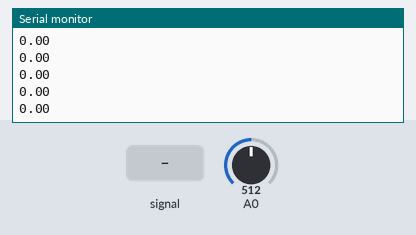
Recording of a sketch running on a simulated ESP8266 (Wemos D1 mini). Shown: the last lines printed to the serial monitor. The test bench sets the inputs (shaded band); at power-on: A0 = 512. WiFi joins after 1.5 s; servers stay silent unless stated; no MQTT or app messages arrive unless stated.

Above: at 2.7 s.
2.8 s: A0 fed a 200 Hz sine of ±81 counts around its level
At 2.81 s:
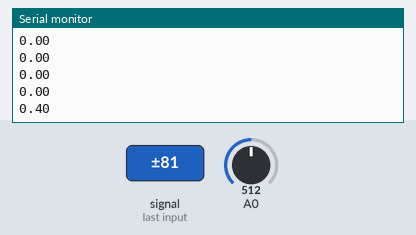
4.3 s: A0 set to 716
At 4.31 s:
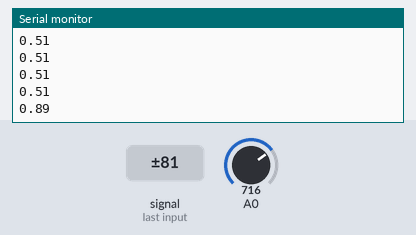
5.8 s: A0 set to 900
At 5.81 s:
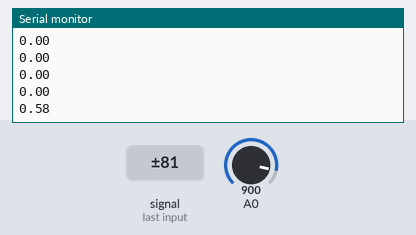
Timing chart, 0 to 8.8 s (numbered marks = the images above; inputs shaded):
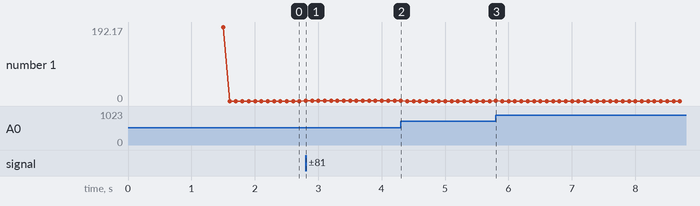

Measured:
- after the input at 2.8 s, the serial monitor: prints a new line at once (image 1)
- after the input at 4.3 s, the serial monitor: prints a new line at once (image 2)
- after the input at 5.8 s, the serial monitor: prints a new line at once (image 3)
- plotted number 1: 0 → 0.51 after the input at 2.8 s

The sketch:

WemosD1mini_Sound.ino
```cpp
/*
Example of using a sound sensor with Wemos D1 mini
Samples with the sampleWindow
And prints the results to serial
But only the average over a period of time is sent over wifi

Info on using Adafruit IO MQTT: https://learn.adafruit.com/adafruit-io/arduino
*/

#include <ESP8266WiFi.h>
#include "Adafruit_MQTT.h"
#include "Adafruit_MQTT_Client.h"

/************************* WiFi Access Point *********************************/

#define WLAN_SSID       ""
#define WLAN_PASS       ""

/************************* Adafruit.io Setup *********************************/

#define AIO_SERVER      "io.adafruit.com"
#define AIO_SERVERPORT  8883  //1883                   // use 8883 for SSL
#define AIO_USERNAME    ""
#define AIO_KEY         ""

/************************* Sound sampling config *****************************/

const int sampleWindow = 50; // Sample window width in mS (50 mS = 20Hz)
unsigned int sample;

/************ Global State (you don't need to change this!) ******************/

// Create an ESP8266 WiFiClient class to connect to the MQTT server.
//WiFiClient client;
// or... use WiFiFlientSecure for SSL
WiFiClientSecure client;

// Setup the MQTT client class by passing in the WiFi client and MQTT server and login details.
Adafruit_MQTT_Client mqtt(&client, AIO_SERVER, AIO_SERVERPORT, AIO_USERNAME, AIO_KEY);

/****************************** Feeds ***************************************/

// Setup a feed for publishing.
// Notice MQTT paths for AIO follow the form: <username>/feeds/<feedname>
Adafruit_MQTT_Publish soundFeed = Adafruit_MQTT_Publish(&mqtt, AIO_USERNAME "/feeds/noise");

/*************************** Sketch Code ************************************/

// Bug workaround for Arduino 1.6.6, it seems to need a function declaration
// for some reason (only affects ESP8266, likely an arduino-builder bug).
void MQTT_connect();

void setup() {
  Serial.begin(115200);

  Serial.println(F("Connect to Adafruit MQTT"));

  // Connect to WiFi access point.
  Serial.println(); Serial.println();
  Serial.print("Connecting to ");
  Serial.println(WLAN_SSID);

  WiFi.mode(WIFI_STA);
  WiFi.begin(WLAN_SSID, WLAN_PASS);
  while (WiFi.status() != WL_CONNECTED) {
    delay(500);
    Serial.print(".");
  }
  Serial.println();

  Serial.println("WiFi connected");
  Serial.println("IP address: "); Serial.println(WiFi.localIP());
}

float readMic()
{
   unsigned long startMillis= millis();  // Start of sample window
   unsigned int peakToPeak = 0;   // peak-to-peak level

   unsigned int signalMax = 0;
   unsigned int signalMin = 1024;

   // collect data for 50 mS
   while (millis() - startMillis < sampleWindow)
   {
      sample = analogRead(A0);
      if (sample < 1024)  // toss out spurious readings
      {
         if (sample > signalMax)
         {
            signalMax = sample;  // save just the max levels
         }
         else if (sample < signalMin)
         {
            signalMin = sample;  // save just the min levels
         }
      }
   }
   peakToPeak = signalMax - signalMin;  // max - min = peak-peak amplitude
   float volts = (peakToPeak * 3.2) / 1023.0;  // convert to volts

   return volts;
}

void loop() {

  // Ensure the connection to the MQTT server is alive (this will make the first
  // connection and automatically reconnect when disconnected).  See the MQTT_connect
  // function definition further below.
  MQTT_connect();

  // Loop several times and then compute an average
  int loops = 1000;
  float sum = 0.0;
  for(int i=0; i<loops; i++) {
   float volts = readMic();
   sum = sum + volts;
   Serial.println(volts);
   delay(50);
  }
  //Serial.println("sum");
  //Serial.println(sum);
  float avgvolts = sum/loops;

  // Send data to Adafruit MQTT
  Serial.print(F("\nSending avg volts val "));
  Serial.print(avgvolts);
  Serial.println();
  if (! soundFeed.publish(avgvolts)) {
    Serial.println(F("Failed"));
  } else {
    Serial.println(F("OK!"));
  }
}

// Function to connect and reconnect as necessary to the MQTT server.
// Should be called in the loop function and it will take care if connecting.
void MQTT_connect() {
  int8_t ret;

  // Stop if already connected.
  if (mqtt.connected()) {
    return;
  }

  Serial.print("Connecting to MQTT... ");

  uint8_t retries = 3;
  while ((ret = mqtt.connect()) != 0) { // connect will return 0 for connected
       Serial.println(mqtt.connectErrorString(ret));
       Serial.println("Retrying MQTT connection in 5 seconds...");
       mqtt.disconnect();
       delay(5000);  // wait 5 seconds
       retries--;
       if (retries == 0) {
         // basically die and wait for WDT to reset me
         while (1);
       }
  }
  Serial.println("MQTT Connected!");
}
```
